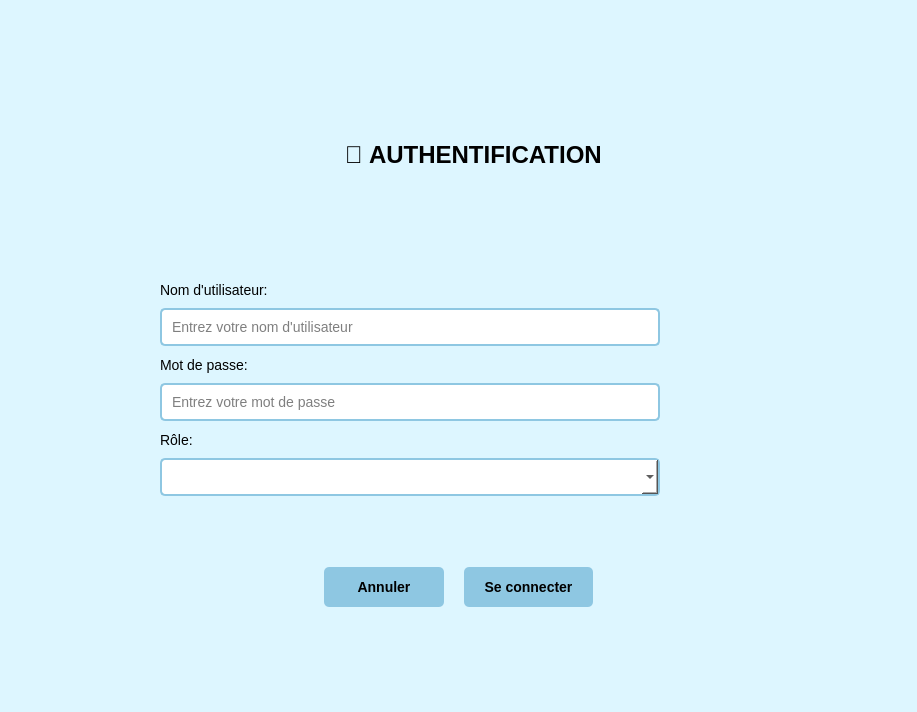
<?xml version="1.0" encoding="UTF-8"?>
<ui version="4.0">
 <class>Login</class>
 <widget class="QWidget" name="Login">
  <property name="geometry">
   <rect>
    <x>0</x>
    <y>0</y>
    <width>917</width>
    <height>712</height>
   </rect>
  </property>
  <property name="windowTitle">
   <string>Authentification</string>
  </property>
  <property name="styleSheet">
   <string notr="true">QWidget {
    background-color: #DDF6FF;
   }
   QLabel {
    color: black;
    font-size: 14px;
   }
   QLineEdit, QComboBox {
    background-color: white;
    border: 2px solid #8EC7E2;
    border-radius: 5px;
    padding: 8px;
    color: black;
    font-size: 14px;
   }
   QPushButton {
    background-color: #8EC7E2;
    color: black;
    border: none;
    border-radius: 5px;
    padding: 10px 20px;
    font-size: 14px;
    font-weight: bold;
   }
   QPushButton:hover {
    background-color: #7ABEDB;
   }
   QPushButton:pressed {
    background-color: #6BB3D4;
   }</string>
  </property>
  <layout class="QGridLayout" name="gridLayout" columnstretch="0,0,0">
   <property name="leftMargin">
    <number>40</number>
   </property>
   <property name="topMargin">
    <number>40</number>
   </property>
   <property name="rightMargin">
    <number>40</number>
   </property>
   <property name="bottomMargin">
    <number>40</number>
   </property>
   <item row="6" column="0">
    <spacer name="horizontalSpacer_5">
     <property name="orientation">
      <enum>Qt::Orientation::Horizontal</enum>
     </property>
     <property name="sizeHint" stdset="0">
      <size>
       <width>40</width>
       <height>20</height>
      </size>
     </property>
    </spacer>
   </item>
   <item row="7" column="0">
    <spacer name="horizontalSpacer_role_label_left">
     <property name="orientation">
      <enum>Qt::Orientation::Horizontal</enum>
     </property>
     <property name="sizeHint" stdset="0">
      <size>
       <width>40</width>
       <height>20</height>
      </size>
     </property>
    </spacer>
   </item>
   <item row="4" column="0">
    <spacer name="horizontalSpacer_3">
     <property name="orientation">
      <enum>Qt::Orientation::Horizontal</enum>
     </property>
     <property name="sizeHint" stdset="0">
      <size>
       <width>40</width>
       <height>20</height>
      </size>
     </property>
    </spacer>
   </item>
   <item row="11" column="1">
    <spacer name="verticalSpacer_2">
     <property name="orientation">
      <enum>Qt::Orientation::Vertical</enum>
     </property>
     <property name="sizeHint" stdset="0">
      <size>
       <width>20</width>
       <height>20</height>
      </size>
     </property>
    </spacer>
   </item>
   <item row="0" column="1">
    <spacer name="verticalSpacer_top">
     <property name="orientation">
      <enum>Qt::Orientation::Vertical</enum>
     </property>
     <property name="sizeHint" stdset="0">
      <size>
       <width>20</width>
       <height>30</height>
      </size>
     </property>
    </spacer>
   </item>
   <item row="1" column="1">
    <layout class="QHBoxLayout" name="horizontalLayout_title">
     <property name="spacing">
      <number>30</number>
     </property>
     <item>
      <spacer name="horizontalSpacer_title_left">
       <property name="orientation">
        <enum>Qt::Orientation::Horizontal</enum>
       </property>
       <property name="sizeHint" stdset="0">
        <size>
         <width>25</width>
         <height>20</height>
        </size>
       </property>
      </spacer>
     </item>
     <item>
      <widget class="QLabel" name="lblImageLogo">
       <property name="minimumSize">
        <size>
         <width>130</width>
         <height>80</height>
        </size>
       </property>
       <property name="maximumSize">
        <size>
         <width>150</width>
         <height>100</height>
        </size>
       </property>
       <property name="styleSheet">
        <string notr="true">background-color: transparent;</string>
       </property>
       <property name="text">
        <string/>
       </property>
       <property name="pixmap">
        <pixmap resource="img.qrc">:/res/background.png</pixmap>
       </property>
       <property name="scaledContents">
        <bool>true</bool>
       </property>
       <property name="alignment">
        <set>Qt::AlignmentFlag::AlignCenter</set>
       </property>
      </widget>
     </item>
     <item>
      <widget class="QLabel" name="lblTitle">
       <property name="minimumSize">
        <size>
         <width>0</width>
         <height>40</height>
        </size>
       </property>
       <property name="font">
        <font>
         <pointsize>-1</pointsize>
         <bold>true</bold>
        </font>
       </property>
       <property name="styleSheet">
        <string notr="true">font-size: 24px; font-weight: bold; color: black;</string>
       </property>
       <property name="text">
        <string>🔐 AUTHENTIFICATION</string>
       </property>
       <property name="alignment">
        <set>Qt::AlignmentFlag::AlignCenter</set>
       </property>
       <property name="wordWrap">
        <bool>false</bool>
       </property>
      </widget>
     </item>
     <item>
      <spacer name="horizontalSpacer_title_right">
       <property name="orientation">
        <enum>Qt::Orientation::Horizontal</enum>
       </property>
       <property name="sizeHint" stdset="0">
        <size>
         <width>25</width>
         <height>20</height>
        </size>
       </property>
      </spacer>
     </item>
     <item>
      <widget class="QLabel" name="lblLogoEquipe">
       <property name="minimumSize">
        <size>
         <width>100</width>
         <height>100</height>
        </size>
       </property>
       <property name="maximumSize">
        <size>
         <width>120</width>
         <height>120</height>
        </size>
       </property>
       <property name="styleSheet">
        <string notr="true">background-color: transparent;</string>
       </property>
       <property name="text">
        <string/>
       </property>
       <property name="pixmap">
        <pixmap resource="img.qrc">:/res/equipe.png</pixmap>
       </property>
       <property name="scaledContents">
        <bool>true</bool>
       </property>
       <property name="alignment">
        <set>Qt::AlignmentFlag::AlignCenter</set>
       </property>
      </widget>
     </item>
    </layout>
   </item>
   <item row="6" column="1">
    <widget class="QLineEdit" name="txtPassword">
     <property name="minimumSize">
      <size>
       <width>400</width>
       <height>35</height>
      </size>
     </property>
     <property name="maximumSize">
      <size>
       <width>500</width>
       <height>50</height>
      </size>
     </property>
     <property name="font">
      <font>
       <pointsize>-1</pointsize>
      </font>
     </property>
     <property name="echoMode">
      <enum>QLineEdit::EchoMode::Password</enum>
     </property>
     <property name="placeholderText">
      <string>Entrez votre mot de passe</string>
     </property>
    </widget>
   </item>
   <item row="8" column="2">
    <spacer name="horizontalSpacer_8">
     <property name="orientation">
      <enum>Qt::Orientation::Horizontal</enum>
     </property>
     <property name="sizeHint" stdset="0">
      <size>
       <width>40</width>
       <height>20</height>
      </size>
     </property>
    </spacer>
   </item>
   <item row="7" column="1">
    <widget class="QLabel" name="lblRole">
     <property name="minimumSize">
      <size>
       <width>0</width>
       <height>25</height>
      </size>
     </property>
     <property name="font">
      <font>
       <pointsize>-1</pointsize>
      </font>
     </property>
     <property name="text">
      <string>Rôle:</string>
     </property>
     <property name="alignment">
      <set>Qt::AlignmentFlag::AlignLeading|Qt::AlignmentFlag::AlignLeft|Qt::AlignmentFlag::AlignVCenter</set>
     </property>
    </widget>
   </item>
   <item row="1" column="2">
    <spacer name="horizontalSpacer_logo_right">
     <property name="orientation">
      <enum>Qt::Orientation::Horizontal</enum>
     </property>
     <property name="sizeHint" stdset="0">
      <size>
       <width>40</width>
       <height>20</height>
      </size>
     </property>
    </spacer>
   </item>
   <item row="9" column="1">
    <spacer name="verticalSpacer_3">
     <property name="orientation">
      <enum>Qt::Orientation::Vertical</enum>
     </property>
     <property name="sizeHint" stdset="0">
      <size>
       <width>20</width>
       <height>20</height>
      </size>
     </property>
    </spacer>
   </item>
   <item row="7" column="2">
    <spacer name="horizontalSpacer_role_label_right">
     <property name="orientation">
      <enum>Qt::Orientation::Horizontal</enum>
     </property>
     <property name="sizeHint" stdset="0">
      <size>
       <width>40</width>
       <height>20</height>
      </size>
     </property>
    </spacer>
   </item>
   <item row="1" column="0">
    <spacer name="horizontalSpacer_logo_left">
     <property name="orientation">
      <enum>Qt::Orientation::Horizontal</enum>
     </property>
     <property name="sizeHint" stdset="0">
      <size>
       <width>40</width>
       <height>20</height>
      </size>
     </property>
    </spacer>
   </item>
   <item row="5" column="0">
    <spacer name="horizontalSpacer_password_label_left">
     <property name="orientation">
      <enum>Qt::Orientation::Horizontal</enum>
     </property>
     <property name="sizeHint" stdset="0">
      <size>
       <width>40</width>
       <height>20</height>
      </size>
     </property>
    </spacer>
   </item>
   <item row="2" column="1">
    <spacer name="verticalSpacer">
     <property name="orientation">
      <enum>Qt::Orientation::Vertical</enum>
     </property>
     <property name="sizeHint" stdset="0">
      <size>
       <width>20</width>
       <height>25</height>
      </size>
     </property>
    </spacer>
   </item>
   <item row="8" column="0">
    <spacer name="horizontalSpacer_7">
     <property name="orientation">
      <enum>Qt::Orientation::Horizontal</enum>
     </property>
     <property name="sizeHint" stdset="0">
      <size>
       <width>40</width>
       <height>20</height>
      </size>
     </property>
    </spacer>
   </item>
   <item row="3" column="1">
    <widget class="QLabel" name="lblLogin">
     <property name="minimumSize">
      <size>
       <width>0</width>
       <height>25</height>
      </size>
     </property>
     <property name="font">
      <font>
       <pointsize>-1</pointsize>
      </font>
     </property>
     <property name="text">
      <string>Nom d'utilisateur:</string>
     </property>
     <property name="alignment">
      <set>Qt::AlignmentFlag::AlignLeading|Qt::AlignmentFlag::AlignLeft|Qt::AlignmentFlag::AlignVCenter</set>
     </property>
    </widget>
   </item>
   <item row="3" column="0">
    <spacer name="horizontalSpacer_label_left">
     <property name="orientation">
      <enum>Qt::Orientation::Horizontal</enum>
     </property>
     <property name="sizeHint" stdset="0">
      <size>
       <width>40</width>
       <height>20</height>
      </size>
     </property>
    </spacer>
   </item>
   <item row="4" column="2">
    <spacer name="horizontalSpacer_4">
     <property name="orientation">
      <enum>Qt::Orientation::Horizontal</enum>
     </property>
     <property name="sizeHint" stdset="0">
      <size>
       <width>40</width>
       <height>20</height>
      </size>
     </property>
    </spacer>
   </item>
   <item row="5" column="1">
    <widget class="QLabel" name="lblPassword">
     <property name="minimumSize">
      <size>
       <width>0</width>
       <height>25</height>
      </size>
     </property>
     <property name="font">
      <font>
       <pointsize>-1</pointsize>
      </font>
     </property>
     <property name="text">
      <string>Mot de passe:</string>
     </property>
     <property name="alignment">
      <set>Qt::AlignmentFlag::AlignLeading|Qt::AlignmentFlag::AlignLeft|Qt::AlignmentFlag::AlignVCenter</set>
     </property>
    </widget>
   </item>
   <item row="8" column="1">
    <widget class="QComboBox" name="comboRole">
     <property name="minimumSize">
      <size>
       <width>400</width>
       <height>35</height>
      </size>
     </property>
     <property name="maximumSize">
      <size>
       <width>500</width>
       <height>50</height>
      </size>
     </property>
     <property name="font">
      <font>
       <pointsize>-1</pointsize>
      </font>
     </property>
     <property name="editable">
      <bool>false</bool>
     </property>
    </widget>
   </item>
   <item row="10" column="1">
    <layout class="QHBoxLayout" name="horizontalLayout">
     <property name="spacing">
      <number>20</number>
     </property>
     <item>
      <spacer name="horizontalSpacer">
       <property name="orientation">
        <enum>Qt::Orientation::Horizontal</enum>
       </property>
       <property name="sizeHint" stdset="0">
        <size>
         <width>40</width>
         <height>20</height>
        </size>
       </property>
      </spacer>
     </item>
     <item>
      <widget class="QPushButton" name="btnCancel">
       <property name="minimumSize">
        <size>
         <width>120</width>
         <height>40</height>
        </size>
       </property>
       <property name="maximumSize">
        <size>
         <width>200</width>
         <height>50</height>
        </size>
       </property>
       <property name="font">
        <font>
         <pointsize>-1</pointsize>
         <bold>true</bold>
        </font>
       </property>
       <property name="text">
        <string>Annuler</string>
       </property>
      </widget>
     </item>
     <item>
      <widget class="QPushButton" name="btnLogin">
       <property name="minimumSize">
        <size>
         <width>120</width>
         <height>40</height>
        </size>
       </property>
       <property name="maximumSize">
        <size>
         <width>200</width>
         <height>50</height>
        </size>
       </property>
       <property name="font">
        <font>
         <pointsize>-1</pointsize>
         <bold>true</bold>
        </font>
       </property>
       <property name="text">
        <string>Se connecter</string>
       </property>
      </widget>
     </item>
     <item>
      <spacer name="horizontalSpacer_2">
       <property name="orientation">
        <enum>Qt::Orientation::Horizontal</enum>
       </property>
       <property name="sizeHint" stdset="0">
        <size>
         <width>40</width>
         <height>20</height>
        </size>
       </property>
      </spacer>
     </item>
    </layout>
   </item>
   <item row="3" column="2">
    <spacer name="horizontalSpacer_label_right">
     <property name="orientation">
      <enum>Qt::Orientation::Horizontal</enum>
     </property>
     <property name="sizeHint" stdset="0">
      <size>
       <width>40</width>
       <height>20</height>
      </size>
     </property>
    </spacer>
   </item>
   <item row="6" column="2">
    <spacer name="horizontalSpacer_6">
     <property name="orientation">
      <enum>Qt::Orientation::Horizontal</enum>
     </property>
     <property name="sizeHint" stdset="0">
      <size>
       <width>40</width>
       <height>20</height>
      </size>
     </property>
    </spacer>
   </item>
   <item row="5" column="2">
    <spacer name="horizontalSpacer_password_label_right">
     <property name="orientation">
      <enum>Qt::Orientation::Horizontal</enum>
     </property>
     <property name="sizeHint" stdset="0">
      <size>
       <width>40</width>
       <height>20</height>
      </size>
     </property>
    </spacer>
   </item>
   <item row="4" column="1">
    <widget class="QLineEdit" name="txtLogin">
     <property name="minimumSize">
      <size>
       <width>400</width>
       <height>35</height>
      </size>
     </property>
     <property name="maximumSize">
      <size>
       <width>500</width>
       <height>50</height>
      </size>
     </property>
     <property name="font">
      <font>
       <pointsize>-1</pointsize>
      </font>
     </property>
     <property name="placeholderText">
      <string>Entrez votre nom d'utilisateur</string>
     </property>
    </widget>
   </item>
  </layout>
 </widget>
 <resources>
  <include location="img.qrc"/>
 </resources>
 <connections/>
</ui>
